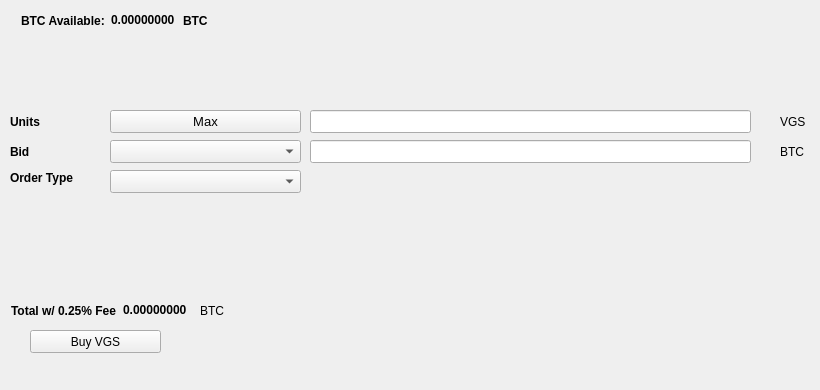
   <widget class="QWidget" name="BuyTab">
    <attribute name="title">
     <string>Buy</string>
    </attribute>
    <widget class="QPushButton" name="BuyBTDX">
     <property name="geometry">
      <rect>
       <x>30</x>
       <y>330</y>
       <width>131</width>
       <height>23</height>
      </rect>
     </property>
     <property name="text">
      <string>Buy VGS</string>
     </property>
     <property name="icon">
      <iconset resource="../lasvegascoin.qrc">
       <normaloff>:/icons/bitcoin</normaloff>:/icons/bitcoin</iconset>
     </property>
    </widget>
    <widget class="QLabel" name="label_3">
     <property name="geometry">
      <rect>
       <x>10</x>
       <y>110</y>
       <width>46</width>
       <height>23</height>
      </rect>
     </property>
     <property name="font">
      <font>
       <weight>75</weight>
       <bold>true</bold>
      </font>
     </property>
     <property name="text">
      <string>Units</string>
     </property>
    </widget>
    <widget class="QLineEdit" name="UnitsInput">
     <property name="geometry">
      <rect>
       <x>310</x>
       <y>110</y>
       <width>441</width>
       <height>23</height>
      </rect>
     </property>
     <property name="font">
      <font>
       <pointsize>9</pointsize>
       <weight>75</weight>
       <bold>true</bold>
      </font>
     </property>
    </widget>
    <widget class="QLineEdit" name="BuyBidPriceEdit">
     <property name="geometry">
      <rect>
       <x>310</x>
       <y>140</y>
       <width>441</width>
       <height>23</height>
      </rect>
     </property>
     <property name="font">
      <font>
       <pointsize>9</pointsize>
       <weight>75</weight>
       <bold>true</bold>
      </font>
     </property>
    </widget>
    <widget class="QLabel" name="label_4">
     <property name="geometry">
      <rect>
       <x>780</x>
       <y>110</y>
       <width>31</width>
       <height>23</height>
      </rect>
     </property>
     <property name="text">
      <string>VGS</string>
     </property>
    </widget>
    <widget class="QLabel" name="label_5">
     <property name="geometry">
      <rect>
       <x>780</x>
       <y>140</y>
       <width>31</width>
       <height>23</height>
      </rect>
     </property>
     <property name="text">
      <string>BTC</string>
     </property>
    </widget>
    <widget class="QLabel" name="label_6">
     <property name="geometry">
      <rect>
       <x>10</x>
       <y>140</y>
       <width>46</width>
       <height>23</height>
      </rect>
     </property>
     <property name="font">
      <font>
       <weight>75</weight>
       <bold>true</bold>
      </font>
     </property>
     <property name="text">
      <string>Bid</string>
     </property>
    </widget>
    <widget class="QLabel" name="label_7">
     <property name="geometry">
      <rect>
       <x>10</x>
       <y>170</y>
       <width>91</width>
       <height>16</height>
      </rect>
     </property>
     <property name="font">
      <font>
       <weight>75</weight>
       <bold>true</bold>
      </font>
     </property>
     <property name="text">
      <string>Order Type</string>
     </property>
    </widget>
    <widget class="QPushButton" name="Buy_Max_Amount">
     <property name="geometry">
      <rect>
       <x>110</x>
       <y>110</y>
       <width>191</width>
       <height>23</height>
      </rect>
     </property>
     <property name="font">
      <font>
       <pointsize>10</pointsize>
      </font>
     </property>
     <property name="text">
      <string>Max</string>
     </property>
    </widget>
    <widget class="QComboBox" name="BuyBidcomboBox">
     <property name="geometry">
      <rect>
       <x>110</x>
       <y>140</y>
       <width>191</width>
       <height>23</height>
      </rect>
     </property>
     <property name="font">
      <font>
       <pointsize>10</pointsize>
      </font>
     </property>
    </widget>
    <widget class="QComboBox" name="buyOrdertypeCombo">
     <property name="geometry">
      <rect>
       <x>110</x>
       <y>170</y>
       <width>191</width>
       <height>23</height>
      </rect>
     </property>
     <property name="font">
      <font>
       <pointsize>10</pointsize>
      </font>
     </property>
    </widget>
    <widget class="QWidget" name="layoutWidget1">
     <property name="geometry">
      <rect>
       <x>21</x>
       <y>11</y>
       <width>227</width>
       <height>19</height>
      </rect>
     </property>
     <layout class="QHBoxLayout" name="horizontalLayout_3">
      <item>
       <widget class="QLabel" name="label232">
        <property name="font">
         <font>
          <weight>75</weight>
          <bold>true</bold>
         </font>
        </property>
        <property name="text">
         <string>BTC Available:</string>
        </property>
       </widget>
      </item>
      <item>
       <widget class="QLabel" name="BtcAvailableLbl">
        <property name="palette">
         <palette>
          <active>
           <colorrole role="WindowText">
            <brush brushstyle="SolidPattern">
             <color alpha="255">
              <red>0</red>
              <green>0</green>
              <blue>0</blue>
             </color>
            </brush>
           </colorrole>
           <colorrole role="Button">
            <brush brushstyle="SolidPattern">
             <color alpha="255">
              <red>0</red>
              <green>170</green>
              <blue>0</blue>
             </color>
            </brush>
           </colorrole>
           <colorrole role="Light">
            <brush brushstyle="SolidPattern">
             <color alpha="255">
              <red>0</red>
              <green>255</green>
              <blue>0</blue>
             </color>
            </brush>
           </colorrole>
           <colorrole role="Midlight">
            <brush brushstyle="SolidPattern">
             <color alpha="255">
              <red>0</red>
              <green>212</green>
              <blue>0</blue>
             </color>
            </brush>
           </colorrole>
           <colorrole role="Dark">
            <brush brushstyle="SolidPattern">
             <color alpha="255">
              <red>0</red>
              <green>85</green>
              <blue>0</blue>
             </color>
            </brush>
           </colorrole>
           <colorrole role="Mid">
            <brush brushstyle="SolidPattern">
             <color alpha="255">
              <red>0</red>
              <green>113</green>
              <blue>0</blue>
             </color>
            </brush>
           </colorrole>
           <colorrole role="Text">
            <brush brushstyle="SolidPattern">
             <color alpha="255">
              <red>0</red>
              <green>170</green>
              <blue>0</blue>
             </color>
            </brush>
           </colorrole>
           <colorrole role="BrightText">
            <brush brushstyle="SolidPattern">
             <color alpha="255">
              <red>255</red>
              <green>255</green>
              <blue>255</blue>
             </color>
            </brush>
           </colorrole>
           <colorrole role="ButtonText">
            <brush brushstyle="SolidPattern">
             <color alpha="255">
              <red>0</red>
              <green>0</green>
              <blue>0</blue>
             </color>
            </brush>
           </colorrole>
           <colorrole role="Base">
            <brush brushstyle="SolidPattern">
             <color alpha="255">
              <red>255</red>
              <green>255</green>
              <blue>255</blue>
             </color>
            </brush>
           </colorrole>
           <colorrole role="Window">
            <brush brushstyle="SolidPattern">
             <color alpha="255">
              <red>0</red>
              <green>170</green>
              <blue>0</blue>
             </color>
            </brush>
           </colorrole>
           <colorrole role="Shadow">
            <brush brushstyle="SolidPattern">
             <color alpha="255">
              <red>0</red>
              <green>0</green>
              <blue>0</blue>
             </color>
            </brush>
           </colorrole>
           <colorrole role="AlternateBase">
            <brush brushstyle="SolidPattern">
             <color alpha="255">
              <red>127</red>
              <green>212</green>
              <blue>127</blue>
             </color>
            </brush>
           </colorrole>
           <colorrole role="ToolTipBase">
            <brush brushstyle="SolidPattern">
             <color alpha="255">
              <red>255</red>
              <green>255</green>
              <blue>220</blue>
             </color>
            </brush>
           </colorrole>
           <colorrole role="ToolTipText">
            <brush brushstyle="SolidPattern">
             <color alpha="255">
              <red>0</red>
              <green>0</green>
              <blue>0</blue>
             </color>
            </brush>
           </colorrole>
          </active>
          <inactive>
           <colorrole role="WindowText">
            <brush brushstyle="SolidPattern">
             <color alpha="255">
              <red>0</red>
              <green>0</green>
              <blue>0</blue>
             </color>
            </brush>
           </colorrole>
           <colorrole role="Button">
            <brush brushstyle="SolidPattern">
             <color alpha="255">
              <red>0</red>
              <green>170</green>
              <blue>0</blue>
             </color>
            </brush>
           </colorrole>
           <colorrole role="Light">
            <brush brushstyle="SolidPattern">
             <color alpha="255">
              <red>0</red>
              <green>255</green>
              <blue>0</blue>
             </color>
            </brush>
           </colorrole>
           <colorrole role="Midlight">
            <brush brushstyle="SolidPattern">
             <color alpha="255">
              <red>0</red>
              <green>212</green>
              <blue>0</blue>
             </color>
            </brush>
           </colorrole>
           <colorrole role="Dark">
            <brush brushstyle="SolidPattern">
             <color alpha="255">
              <red>0</red>
              <green>85</green>
              <blue>0</blue>
             </color>
            </brush>
           </colorrole>
           <colorrole role="Mid">
            <brush brushstyle="SolidPattern">
             <color alpha="255">
              <red>0</red>
              <green>113</green>
              <blue>0</blue>
             </color>
            </brush>
           </colorrole>
           <colorrole role="Text">
            <brush brushstyle="SolidPattern">
             <color alpha="255">
              <red>0</red>
              <green>170</green>
              <blue>0</blue>
             </color>
            </brush>
           </colorrole>
           <colorrole role="BrightText">
            <brush brushstyle="SolidPattern">
             <color alpha="255">
              <red>255</red>
              <green>255</green>
              <blue>255</blue>
             </color>
            </brush>
           </colorrole>
           <colorrole role="ButtonText">
            <brush brushstyle="SolidPattern">
             <color alpha="255">
              <red>0</red>
              <green>0</green>
              <blue>0</blue>
             </color>
            </brush>
           </colorrole>
           <colorrole role="Base">
            <brush brushstyle="SolidPattern">
             <color alpha="255">
              <red>255</red>
              <green>255</green>
              <blue>255</blue>
             </color>
            </brush>
           </colorrole>
           <colorrole role="Window">
            <brush brushstyle="SolidPattern">
             <color alpha="255">
              <red>0</red>
              <green>170</green>
              <blue>0</blue>
             </color>
            </brush>
           </colorrole>
           <colorrole role="Shadow">
            <brush brushstyle="SolidPattern">
             <color alpha="255">
              <red>0</red>
              <green>0</green>
              <blue>0</blue>
             </color>
            </brush>
           </colorrole>
           <colorrole role="AlternateBase">
            <brush brushstyle="SolidPattern">
             <color alpha="255">
              <red>127</red>
              <green>212</green>
              <blue>127</blue>
             </color>
            </brush>
           </colorrole>
           <colorrole role="ToolTipBase">
            <brush brushstyle="SolidPattern">
             <color alpha="255">
              <red>255</red>
              <green>255</green>
              <blue>220</blue>
             </color>
            </brush>
           </colorrole>
           <colorrole role="ToolTipText">
            <brush brushstyle="SolidPattern">
             <color alpha="255">
              <red>0</red>
              <green>0</green>
              <blue>0</blue>
             </color>
            </brush>
           </colorrole>
          </inactive>
          <disabled>
           <colorrole role="WindowText">
            <brush brushstyle="SolidPattern">
             <color alpha="255">
              <red>0</red>
              <green>85</green>
              <blue>0</blue>
             </color>
            </brush>
           </colorrole>
           <colorrole role="Button">
            <brush brushstyle="SolidPattern">
             <color alpha="255">
              <red>0</red>
              <green>170</green>
              <blue>0</blue>
             </color>
            </brush>
           </colorrole>
           <colorrole role="Light">
            <brush brushstyle="SolidPattern">
             <color alpha="255">
              <red>0</red>
              <green>255</green>
              <blue>0</blue>
             </color>
            </brush>
           </colorrole>
           <colorrole role="Midlight">
            <brush brushstyle="SolidPattern">
             <color alpha="255">
              <red>0</red>
              <green>212</green>
              <blue>0</blue>
             </color>
            </brush>
           </colorrole>
           <colorrole role="Dark">
            <brush brushstyle="SolidPattern">
             <color alpha="255">
              <red>0</red>
              <green>85</green>
              <blue>0</blue>
             </color>
            </brush>
           </colorrole>
           <colorrole role="Mid">
            <brush brushstyle="SolidPattern">
             <color alpha="255">
              <red>0</red>
              <green>113</green>
              <blue>0</blue>
             </color>
            </brush>
           </colorrole>
           <colorrole role="Text">
            <brush brushstyle="SolidPattern">
             <color alpha="255">
              <red>0</red>
              <green>85</green>
              <blue>0</blue>
             </color>
            </brush>
           </colorrole>
           <colorrole role="BrightText">
            <brush brushstyle="SolidPattern">
             <color alpha="255">
              <red>255</red>
              <green>255</green>
              <blue>255</blue>
             </color>
            </brush>
           </colorrole>
           <colorrole role="ButtonText">
            <brush brushstyle="SolidPattern">
             <color alpha="255">
              <red>0</red>
              <green>85</green>
              <blue>0</blue>
             </color>
            </brush>
           </colorrole>
           <colorrole role="Base">
            <brush brushstyle="SolidPattern">
             <color alpha="255">
              <red>0</red>
              <green>170</green>
              <blue>0</blue>
             </color>
            </brush>
           </colorrole>
           <colorrole role="Window">
            <brush brushstyle="SolidPattern">
             <color alpha="255">
              <red>0</red>
              <green>170</green>
              <blue>0</blue>
             </color>
            </brush>
           </colorrole>
           <colorrole role="Shadow">
            <brush brushstyle="SolidPattern">
             <color alpha="255">
              <red>0</red>
              <green>0</green>
              <blue>0</blue>
             </color>
            </brush>
           </colorrole>
           <colorrole role="AlternateBase">
            <brush brushstyle="SolidPattern">
             <color alpha="255">
              <red>0</red>
              <green>170</green>
              <blue>0</blue>
             </color>
            </brush>
           </colorrole>
           <colorrole role="ToolTipBase">
            <brush brushstyle="SolidPattern">
             <color alpha="255">
              <red>255</red>
              <green>255</green>
              <blue>220</blue>
             </color>
            </brush>
           </colorrole>
           <colorrole role="ToolTipText">
            <brush brushstyle="SolidPattern">
             <color alpha="255">
              <red>0</red>
              <green>0</green>
              <blue>0</blue>
             </color>
            </brush>
           </colorrole>
          </disabled>
         </palette>
        </property>
        <property name="font">
         <font>
          <weight>75</weight>
          <bold>true</bold>
         </font>
        </property>
        <property name="text">
         <string>0.00000000</string>
        </property>
        <property name="textInteractionFlags">
         <set>Qt::LinksAccessibleByMouse|Qt::TextSelectableByKeyboard|Qt::TextSelectableByMouse</set>
        </property>
       </widget>
      </item>
      <item>
       <widget class="QLabel" name="BtcAvailableLbl_2">
        <property name="font">
         <font>
          <weight>75</weight>
          <bold>true</bold>
         </font>
        </property>
        <property name="text">
         <string>BTC</string>
        </property>
       </widget>
      </item>
     </layout>
    </widget>
    <widget class="QWidget" name="layoutWidge2">
     <property name="geometry">
      <rect>
       <x>11</x>
       <y>301</y>
       <width>259</width>
       <height>19</height>
      </rect>
     </property>
     <layout class="QHBoxLayout" name="horizontalLayout_4">
      <item>
       <widget class="QLabel" name="label_9">
        <property name="font">
         <font>
          <weight>75</weight>
          <bold>true</bold>
         </font>
        </property>
        <property name="text">
         <string>Total w/ 0.25% Fee</string>
        </property>
       </widget>
      </item>
      <item>
       <widget class="QLabel" name="BuyCostLabel">
        <property name="palette">
         <palette>
          <active>
           <colorrole role="WindowText">
            <brush brushstyle="SolidPattern">
             <color alpha="255">
              <red>0</red>
              <green>0</green>
              <blue>0</blue>
             </color>
            </brush>
           </colorrole>
           <colorrole role="Button">
            <brush brushstyle="SolidPattern">
             <color alpha="255">
              <red>0</red>
              <green>170</green>
              <blue>0</blue>
             </color>
            </brush>
           </colorrole>
           <colorrole role="Light">
            <brush brushstyle="SolidPattern">
             <color alpha="255">
              <red>0</red>
              <green>255</green>
              <blue>0</blue>
             </color>
            </brush>
           </colorrole>
           <colorrole role="Midlight">
            <brush brushstyle="SolidPattern">
             <color alpha="255">
              <red>0</red>
              <green>212</green>
              <blue>0</blue>
             </color>
            </brush>
           </colorrole>
           <colorrole role="Dark">
            <brush brushstyle="SolidPattern">
             <color alpha="255">
              <red>0</red>
              <green>85</green>
              <blue>0</blue>
             </color>
            </brush>
           </colorrole>
           <colorrole role="Mid">
            <brush brushstyle="SolidPattern">
             <color alpha="255">
              <red>0</red>
              <green>113</green>
              <blue>0</blue>
             </color>
            </brush>
           </colorrole>
           <colorrole role="Text">
            <brush brushstyle="SolidPattern">
             <color alpha="255">
              <red>0</red>
              <green>170</green>
              <blue>0</blue>
             </color>
            </brush>
           </colorrole>
           <colorrole role="BrightText">
            <brush brushstyle="SolidPattern">
             <color alpha="255">
              <red>255</red>
              <green>255</green>
              <blue>255</blue>
             </color>
            </brush>
           </colorrole>
           <colorrole role="ButtonText">
            <brush brushstyle="SolidPattern">
             <color alpha="255">
              <red>0</red>
              <green>0</green>
              <blue>0</blue>
             </color>
            </brush>
           </colorrole>
           <colorrole role="Base">
            <brush brushstyle="SolidPattern">
             <color alpha="255">
              <red>255</red>
              <green>255</green>
              <blue>255</blue>
             </color>
            </brush>
           </colorrole>
           <colorrole role="Window">
            <brush brushstyle="SolidPattern">
             <color alpha="255">
              <red>0</red>
              <green>170</green>
              <blue>0</blue>
             </color>
            </brush>
           </colorrole>
           <colorrole role="Shadow">
            <brush brushstyle="SolidPattern">
             <color alpha="255">
              <red>0</red>
              <green>0</green>
              <blue>0</blue>
             </color>
            </brush>
           </colorrole>
           <colorrole role="AlternateBase">
            <brush brushstyle="SolidPattern">
             <color alpha="255">
              <red>127</red>
              <green>212</green>
              <blue>127</blue>
             </color>
            </brush>
           </colorrole>
           <colorrole role="ToolTipBase">
            <brush brushstyle="SolidPattern">
             <color alpha="255">
              <red>255</red>
              <green>255</green>
              <blue>220</blue>
             </color>
            </brush>
           </colorrole>
           <colorrole role="ToolTipText">
            <brush brushstyle="SolidPattern">
             <color alpha="255">
              <red>0</red>
              <green>0</green>
              <blue>0</blue>
             </color>
            </brush>
           </colorrole>
          </active>
          <inactive>
           <colorrole role="WindowText">
            <brush brushstyle="SolidPattern">
             <color alpha="255">
              <red>0</red>
              <green>0</green>
              <blue>0</blue>
             </color>
            </brush>
           </colorrole>
           <colorrole role="Button">
            <brush brushstyle="SolidPattern">
             <color alpha="255">
              <red>0</red>
              <green>170</green>
              <blue>0</blue>
             </color>
            </brush>
           </colorrole>
           <colorrole role="Light">
            <brush brushstyle="SolidPattern">
             <color alpha="255">
              <red>0</red>
              <green>255</green>
              <blue>0</blue>
             </color>
            </brush>
           </colorrole>
           <colorrole role="Midlight">
            <brush brushstyle="SolidPattern">
             <color alpha="255">
              <red>0</red>
              <green>212</green>
              <blue>0</blue>
             </color>
            </brush>
           </colorrole>
           <colorrole role="Dark">
            <brush brushstyle="SolidPattern">
             <color alpha="255">
              <red>0</red>
              <green>85</green>
              <blue>0</blue>
             </color>
            </brush>
           </colorrole>
           <colorrole role="Mid">
            <brush brushstyle="SolidPattern">
             <color alpha="255">
              <red>0</red>
              <green>113</green>
              <blue>0</blue>
             </color>
            </brush>
           </colorrole>
           <colorrole role="Text">
            <brush brushstyle="SolidPattern">
             <color alpha="255">
              <red>0</red>
              <green>170</green>
              <blue>0</blue>
             </color>
            </brush>
           </colorrole>
           <colorrole role="BrightText">
            <brush brushstyle="SolidPattern">
             <color alpha="255">
              <red>255</red>
              <green>255</green>
              <blue>255</blue>
             </color>
            </brush>
           </colorrole>
           <colorrole role="ButtonText">
            <brush brushstyle="SolidPattern">
             <color alpha="255">
              <red>0</red>
              <green>0</green>
              <blue>0</blue>
             </color>
            </brush>
           </colorrole>
           <colorrole role="Base">
            <brush brushstyle="SolidPattern">
             <color alpha="255">
              <red>255</red>
              <green>255</green>
              <blue>255</blue>
             </color>
            </brush>
           </colorrole>
           <colorrole role="Window">
            <brush brushstyle="SolidPattern">
             <color alpha="255">
              <red>0</red>
              <green>170</green>
              <blue>0</blue>
             </color>
            </brush>
           </colorrole>
           <colorrole role="Shadow">
            <brush brushstyle="SolidPattern">
             <color alpha="255">
              <red>0</red>
              <green>0</green>
              <blue>0</blue>
             </color>
            </brush>
           </colorrole>
           <colorrole role="AlternateBase">
            <brush brushstyle="SolidPattern">
             <color alpha="255">
              <red>127</red>
              <green>212</green>
              <blue>127</blue>
             </color>
            </brush>
           </colorrole>
           <colorrole role="ToolTipBase">
            <brush brushstyle="SolidPattern">
             <color alpha="255">
              <red>255</red>
              <green>255</green>
              <blue>220</blue>
             </color>
            </brush>
           </colorrole>
           <colorrole role="ToolTipText">
            <brush brushstyle="SolidPattern">
             <color alpha="255">
              <red>0</red>
              <green>0</green>
              <blue>0</blue>
             </color>
            </brush>
           </colorrole>
          </inactive>
          <disabled>
           <colorrole role="WindowText">
            <brush brushstyle="SolidPattern">
             <color alpha="255">
              <red>0</red>
              <green>85</green>
              <blue>0</blue>
             </color>
            </brush>
           </colorrole>
           <colorrole role="Button">
            <brush brushstyle="SolidPattern">
             <color alpha="255">
              <red>0</red>
              <green>170</green>
              <blue>0</blue>
             </color>
            </brush>
           </colorrole>
           <colorrole role="Light">
            <brush brushstyle="SolidPattern">
             <color alpha="255">
              <red>0</red>
              <green>255</green>
              <blue>0</blue>
             </color>
            </brush>
           </colorrole>
           <colorrole role="Midlight">
            <brush brushstyle="SolidPattern">
             <color alpha="255">
              <red>0</red>
              <green>212</green>
              <blue>0</blue>
             </color>
            </brush>
           </colorrole>
           <colorrole role="Dark">
            <brush brushstyle="SolidPattern">
             <color alpha="255">
              <red>0</red>
              <green>85</green>
              <blue>0</blue>
             </color>
            </brush>
           </colorrole>
           <colorrole role="Mid">
            <brush brushstyle="SolidPattern">
             <color alpha="255">
              <red>0</red>
              <green>113</green>
              <blue>0</blue>
             </color>
            </brush>
           </colorrole>
           <colorrole role="Text">
            <brush brushstyle="SolidPattern">
             <color alpha="255">
              <red>0</red>
              <green>85</green>
              <blue>0</blue>
             </color>
            </brush>
           </colorrole>
           <colorrole role="BrightText">
            <brush brushstyle="SolidPattern">
             <color alpha="255">
              <red>255</red>
              <green>255</green>
              <blue>255</blue>
             </color>
            </brush>
           </colorrole>
           <colorrole role="ButtonText">
            <brush brushstyle="SolidPattern">
             <color alpha="255">
              <red>0</red>
              <green>85</green>
              <blue>0</blue>
             </color>
            </brush>
           </colorrole>
           <colorrole role="Base">
            <brush brushstyle="SolidPattern">
             <color alpha="255">
              <red>0</red>
              <green>170</green>
              <blue>0</blue>
             </color>
            </brush>
           </colorrole>
           <colorrole role="Window">
            <brush brushstyle="SolidPattern">
             <color alpha="255">
              <red>0</red>
              <green>170</green>
              <blue>0</blue>
             </color>
            </brush>
           </colorrole>
           <colorrole role="Shadow">
            <brush brushstyle="SolidPattern">
             <color alpha="255">
              <red>0</red>
              <green>0</green>
              <blue>0</blue>
             </color>
            </brush>
           </colorrole>
           <colorrole role="AlternateBase">
            <brush brushstyle="SolidPattern">
             <color alpha="255">
              <red>0</red>
              <green>170</green>
              <blue>0</blue>
             </color>
            </brush>
           </colorrole>
           <colorrole role="ToolTipBase">
            <brush brushstyle="SolidPattern">
             <color alpha="255">
              <red>255</red>
              <green>255</green>
              <blue>220</blue>
             </color>
            </brush>
           </colorrole>
           <colorrole role="ToolTipText">
            <brush brushstyle="SolidPattern">
             <color alpha="255">
              <red>0</red>
              <green>0</green>
              <blue>0</blue>
             </color>
            </brush>
           </colorrole>
          </disabled>
         </palette>
        </property>
        <property name="font">
         <font>
          <weight>75</weight>
          <bold>true</bold>
         </font>
        </property>
        <property name="autoFillBackground">
         <bool>false</bool>
        </property>
        <property name="text">
         <string>0.00000000</string>
        </property>
        <property name="textInteractionFlags">
         <set>Qt::LinksAccessibleByMouse|Qt::TextSelectableByMouse</set>
        </property>
       </widget>
      </item>
      <item>
       <widget class="QLabel" name="label_10">
        <property name="font">
         <font>
          <weight>50</weight>
          <bold>false</bold>
         </font>
        </property>
        <property name="text">
         <string>BTC</string>
        </property>
       </widget>
      </item>
     </layout>
    </widget>
    <widget class="QLabel" name="label_24">
     <property name="geometry">
      <rect>
       <x>460</x>
       <y>300</y>
       <width>281</width>
       <height>81</height>
      </rect>
     </property>
     <property name="text">
      <string/>
     </property>
     <property name="pixmap">
      <pixmap>:/images/bittrex</pixmap>
     </property>
    </widget>
   </widget>
